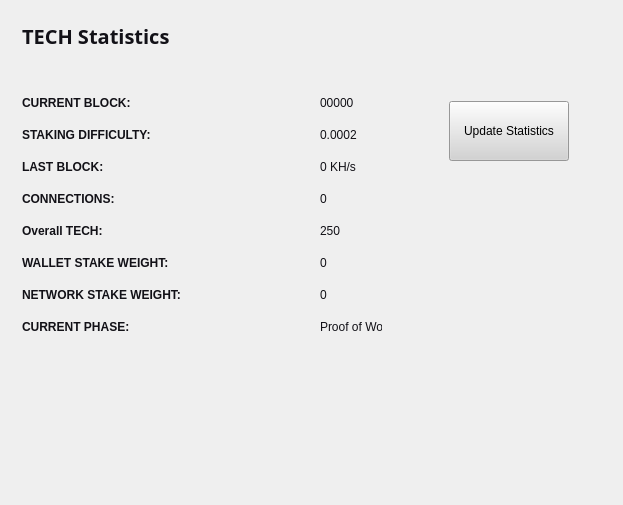
<?xml version="1.0" encoding="UTF-8"?>
<ui version="4.0">
 <class>StatisticsPage</class>
 <widget class="QWidget" name="StatisticsPage">
  <property name="windowModality">
   <enum>Qt::NonModal</enum>
  </property>
  <property name="geometry">
   <rect>
    <x>0</x>
    <y>0</y>
    <width>623</width>
    <height>505</height>
   </rect>
  </property>
  <property name="windowTitle">
   <string>Digging</string>
  </property>
  <property name="styleSheet">
   <string notr="true">color:#ffffff;
font-family:'Open Sans,sans-serif';</string>
  </property>
  <layout class="QGridLayout" name="gridLayout">
   <property name="sizeConstraint">
    <enum>QLayout::SetMaximumSize</enum>
   </property>
   <item row="0" column="1">
    <widget class="QFrame" name="frame">
     <property name="minimumSize">
      <size>
       <width>213</width>
       <height>0</height>
      </size>
     </property>
     <property name="frameShape">
      <enum>QFrame::NoFrame</enum>
     </property>
     <property name="frameShadow">
      <enum>QFrame::Raised</enum>
     </property>
     <widget class="QPushButton" name="startButton">
      <property name="geometry">
       <rect>
        <x>50</x>
        <y>90</y>
        <width>120</width>
        <height>60</height>
       </rect>
      </property>
      <property name="sizePolicy">
       <sizepolicy hsizetype="Fixed" vsizetype="Fixed">
        <horstretch>0</horstretch>
        <verstretch>0</verstretch>
       </sizepolicy>
      </property>
      <property name="minimumSize">
       <size>
        <width>120</width>
        <height>60</height>
       </size>
      </property>
      <property name="styleSheet">
       <string notr="true">background:lightgrey; color:black;</string>
      </property>
      <property name="text">
       <string>Update Statistics</string>
      </property>
     </widget>
    </widget>
   </item>
   <item row="0" column="0">
    <widget class="QFrame" name="gridFrame_2">
     <layout class="QGridLayout" name="gridLayout_4">
      <item row="3" column="0">
       <layout class="QFormLayout" name="formLayout_2">
        <property name="fieldGrowthPolicy">
         <enum>QFormLayout::FieldsStayAtSizeHint</enum>
        </property>
        <property name="horizontalSpacing">
         <number>139</number>
        </property>
        <property name="verticalSpacing">
         <number>18</number>
        </property>
        <property name="rightMargin">
         <number>0</number>
        </property>
        <item row="1" column="0">
         <widget class="QLabel" name="label_14">
          <property name="text">
           <string>&lt;html&gt;&lt;head/&gt;&lt;body&gt;&lt;p&gt;&lt;span style=&quot; font-weight:600; color:#121117;&quot;&gt;CURRENT BLOCK:&lt;/span&gt;&lt;/p&gt;&lt;/body&gt;&lt;/html&gt;</string>
          </property>
         </widget>
        </item>
        <item row="1" column="1">
         <widget class="QLabel" name="heightBox">
          <property name="styleSheet">
           <string notr="true">color:#121117;</string>
          </property>
          <property name="text">
           <string>00000</string>
          </property>
         </widget>
        </item>
        <item row="2" column="0">
         <widget class="QLabel" name="label_9">
          <property name="text">
           <string>&lt;html&gt;&lt;head/&gt;&lt;body&gt;&lt;p&gt;&lt;span style=&quot; font-weight:600; color:#121117;&quot;&gt;STAKING DIFFICULTY:&lt;/span&gt;&lt;/p&gt;&lt;/body&gt;&lt;/html&gt;</string>
          </property>
         </widget>
        </item>
        <item row="2" column="1">
         <widget class="QLabel" name="diffBox2">
          <property name="styleSheet">
           <string notr="true">color:#121117;</string>
          </property>
          <property name="text">
           <string>0.0002</string>
          </property>
         </widget>
        </item>
        <item row="3" column="0">
         <widget class="QLabel" name="label3_2">
          <property name="sizePolicy">
           <sizepolicy hsizetype="Preferred" vsizetype="Maximum">
            <horstretch>0</horstretch>
            <verstretch>0</verstretch>
           </sizepolicy>
          </property>
          <property name="text">
           <string>&lt;html&gt;&lt;head/&gt;&lt;body&gt;&lt;p&gt;&lt;span style=&quot; font-weight:600; color:#121117;&quot;&gt;LAST BLOCK:&lt;/span&gt;&lt;/p&gt;&lt;/body&gt;&lt;/html&gt;</string>
          </property>
         </widget>
        </item>
        <item row="3" column="1">
         <widget class="QLabel" name="localBox">
          <property name="styleSheet">
           <string notr="true">color:#121117;</string>
          </property>
          <property name="text">
           <string>0 KH/s</string>
          </property>
         </widget>
        </item>
        <item row="4" column="0">
         <widget class="QLabel" name="label1_2">
          <property name="text">
           <string>&lt;html&gt;&lt;head/&gt;&lt;body&gt;&lt;p&gt;&lt;span style=&quot; font-weight:600; color:#121117;&quot;&gt;CONNECTIONS:&lt;/span&gt;&lt;/p&gt;&lt;/body&gt;&lt;/html&gt;</string>
          </property>
         </widget>
        </item>
        <item row="4" column="1">
         <widget class="QLabel" name="connectionBox">
          <property name="styleSheet">
           <string notr="true">color:#121117;</string>
          </property>
          <property name="text">
           <string>0</string>
          </property>
         </widget>
        </item>
        <item row="5" column="0">
         <widget class="QLabel" name="label_8">
          <property name="text">
           <string>&lt;html&gt;&lt;head/&gt;&lt;body&gt;&lt;p&gt;&lt;span style=&quot; font-weight:600; color:#121117;&quot;&gt;Overall TECH:&lt;/span&gt;&lt;/p&gt;&lt;/body&gt;&lt;/html&gt;</string>
          </property>
         </widget>
        </item>
        <item row="5" column="1">
         <widget class="QLabel" name="volumeBox">
          <property name="styleSheet">
           <string notr="true">color:#121117;</string>
          </property>
          <property name="text">
           <string>250</string>
          </property>
         </widget>
        </item>
        <item row="6" column="0">
         <widget class="QLabel" name="label_10">
          <property name="text">
           <string>&lt;html&gt;&lt;head/&gt;&lt;body&gt;&lt;p&gt;&lt;span style=&quot; font-weight:600; color:#121117;&quot;&gt;WALLET STAKE WEIGHT:&lt;/span&gt;&lt;/p&gt;&lt;/body&gt;&lt;/html&gt;</string>
          </property>
         </widget>
        </item>
        <item row="6" column="1">
         <widget class="QLabel" name="minBox">
          <property name="styleSheet">
           <string notr="true">color:#121117;</string>
          </property>
          <property name="text">
           <string>0</string>
          </property>
         </widget>
        </item>
        <item row="7" column="0">
         <widget class="QLabel" name="label_11">
          <property name="text">
           <string>&lt;html&gt;&lt;head/&gt;&lt;body&gt;&lt;p&gt;&lt;span style=&quot; font-weight:600; color:#121117;&quot;&gt;NETWORK STAKE WEIGHT:&lt;/span&gt;&lt;/p&gt;&lt;/body&gt;&lt;/html&gt;</string>
          </property>
         </widget>
        </item>
        <item row="7" column="1">
         <widget class="QLabel" name="maxBox">
          <property name="styleSheet">
           <string notr="true">color:#121117;</string>
          </property>
          <property name="text">
           <string>0</string>
          </property>
         </widget>
        </item>
        <item row="8" column="0">
         <widget class="QLabel" name="label_15">
          <property name="text">
           <string>&lt;html&gt;&lt;head/&gt;&lt;body&gt;&lt;p&gt;&lt;span style=&quot; font-weight:600; color:#121117;&quot;&gt;CURRENT PHASE:&lt;/span&gt;&lt;/p&gt;&lt;/body&gt;&lt;/html&gt;</string>
          </property>
         </widget>
        </item>
        <item row="8" column="1">
         <widget class="QLabel" name="cBox">
          <property name="styleSheet">
           <string notr="true">color:#121117;</string>
          </property>
          <property name="text">
           <string>Proof of Work</string>
          </property>
         </widget>
        </item>
       </layout>
      </item>
      <item row="1" column="0">
       <layout class="QHBoxLayout" name="horizontalLayout_4">
        <property name="spacing">
         <number>7</number>
        </property>
        <item>
         <widget class="QLabel" name="label_5">
          <property name="font">
           <font>
            <family>Open Sans,sans-serif</family>
           </font>
          </property>
          <property name="text">
           <string>&lt;html&gt;&lt;head/&gt;&lt;body&gt;&lt;p&gt;&lt;span style=&quot; font-size:20px; font-weight:600; color:#121117;&quot;&gt;TECH Statistics&lt;/span&gt;&lt;/p&gt;&lt;/body&gt;&lt;/html&gt;</string>
          </property>
         </widget>
        </item>
        <item>
         <spacer name="horizontalSpacer_2">
          <property name="orientation">
           <enum>Qt::Horizontal</enum>
          </property>
          <property name="sizeHint" stdset="0">
           <size>
            <width>40</width>
            <height>20</height>
           </size>
          </property>
         </spacer>
        </item>
       </layout>
      </item>
      <item row="2" column="0">
       <spacer name="verticalSpacer_2">
        <property name="orientation">
         <enum>Qt::Vertical</enum>
        </property>
        <property name="sizeHint" stdset="0">
         <size>
          <width>20</width>
          <height>40</height>
         </size>
        </property>
       </spacer>
      </item>
     </layout>
    </widget>
   </item>
   <item row="1" column="0">
    <spacer name="verticalSpacer">
     <property name="orientation">
      <enum>Qt::Vertical</enum>
     </property>
     <property name="sizeHint" stdset="0">
      <size>
       <width>20</width>
       <height>40</height>
      </size>
     </property>
    </spacer>
   </item>
  </layout>
 </widget>
 <layoutdefault spacing="6" margin="11"/>
 <resources/>
 <connections/>
</ui>
